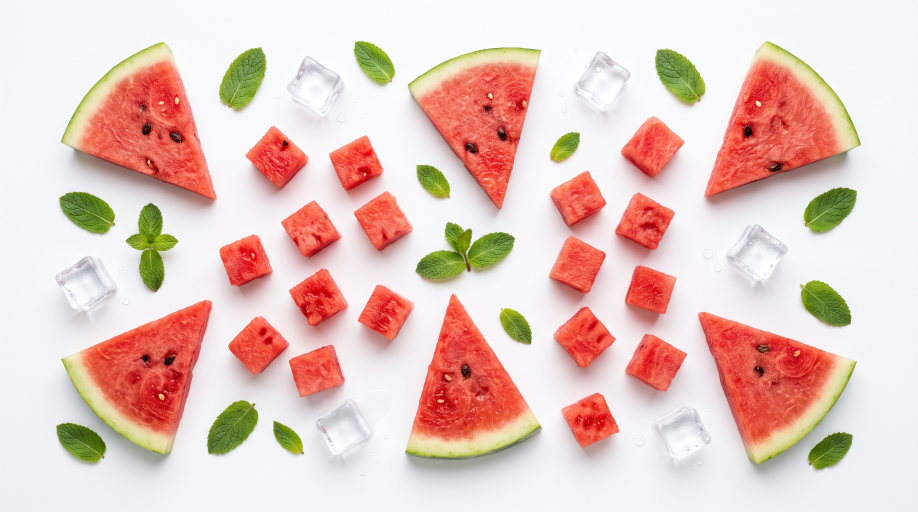
#> input picture raw/C-1.jpg, 2752 x 1536 px, given in place of raw, which was not available (shown at 1/3 size)
$ python sat_pieces.py ../raw ../raw/C-3.jpg
#> lines starting #> are read from the running program, lines starting #| are printed output that depends on the picture; after the words box and inside, x2 and y2 are one past the last pixel; in counts of white or black regions, pixels touching at a corner belong together
import sys, os, numpy as np
from PIL import Image, ImageFilter
from scipy import ndimage as nd
src, out = sys.argv[1], sys.argv[2]; os.makedirs(out, exist_ok=True)
for f in os.listdir(out): os.remove(os.path.join(out, f))
im = np.asarray(Image.open(src).convert('RGB')).astype(np.float32)
mx, mn = im.max(2), im.min(2); sat = (mx - mn) / (mx + 1)
m = (sat > float(os.environ.get("ST",".16"))) | (mn < 120)          # coloured or dark (seeds, ginger skin)
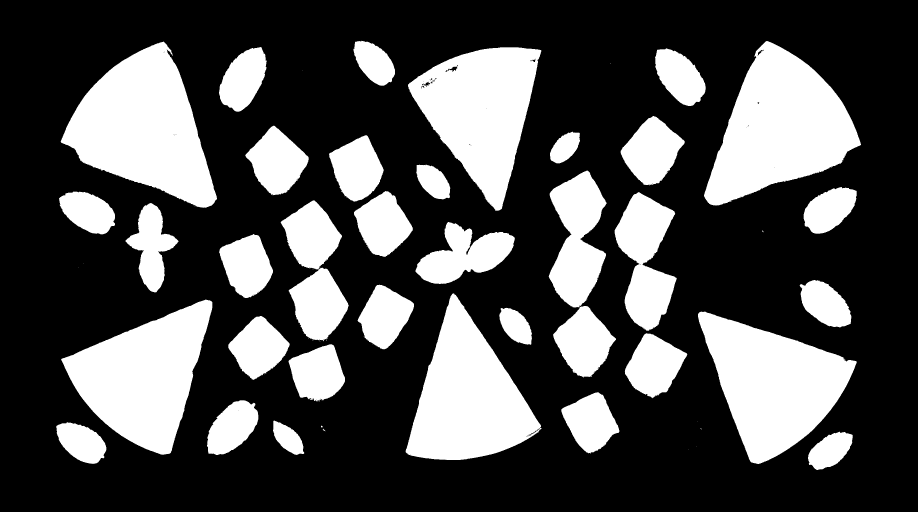
#> m: shape (1536, 2752) bool (shown at 1/3 size); 30.7% white; 79 white regions (41 under 20 px), largest, box (x1, y1, x2, y2) and area: (182, 125, 651, 623) 132252, (2112, 123, 2583, 617) 130774, (2094, 935, 2570, 1392) 118131
m = nd.binary_opening(m, iterations=1); m = nd.binary_closing(m, iterations=3); m = nd.binary_fill_holes(m)
#> after `m = nd.binary_opening(m, iterations=1)`: m: shape (1536, 2752) bool; 30.7% white; 39 white regions (3 under 20 px), largest, box (x1, y1, x2, y2) and area: (182, 125, 651, 623) 132200, (2112, 123, 2583, 617) 130739, (2094, 935, 2570, 1392) 118125
#> after `m = nd.binary_closing(m, iterations=3)`: m: shape (1536, 2752) bool; 30.7% white; 37 white regions (3 under 20 px), largest, box (x1, y1, x2, y2) and area: (182, 125, 651, 623) 132253, (2112, 123, 2583, 617) 130854, (2094, 935, 2570, 1392) 118129
#> after `m = nd.binary_fill_holes(m)`: m: shape (1536, 2752) bool; 30.7% white; 37 white regions (3 under 20 px), largest, box (x1, y1, x2, y2) and area: (182, 125, 651, 623) 132253, (2112, 123, 2583, 617) 130892, (2094, 935, 2570, 1392) 118129
lab, n = nd.label(m); objs = nd.find_objects(lab)
#> after `lab, n = nd.label(m)`:
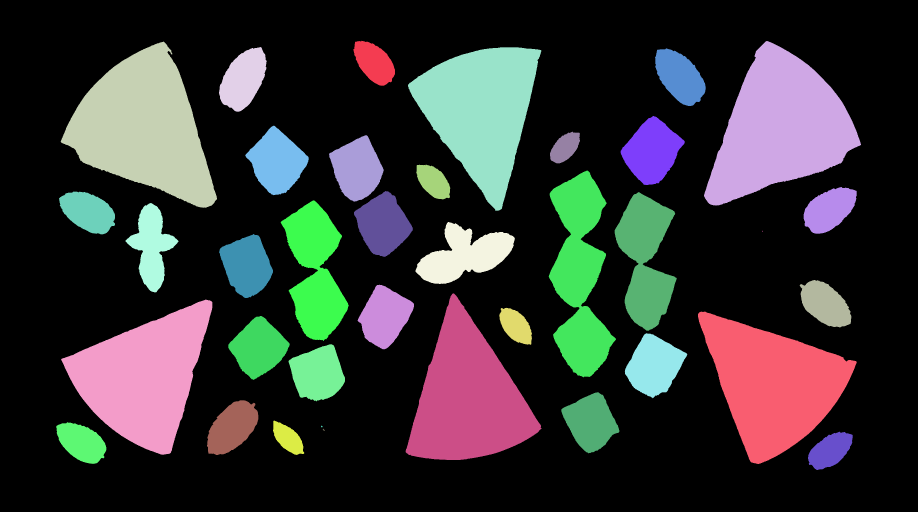
#> lab: shape (1536, 2752) int32 (shown at 1/3 size); 38 distinct labels, from 0 to 37; one colour per label, 0 black
#> after `lab, n = nd.label(m)`: n = 37
#> after `objs = nd.find_objects(lab)`: objs = 37 items
areas = nd.sum(m, lab, range(1, n+1))
#> areas = 37 values, max 132253 at index 2, min 5 at index 19, mean 35122.9
med = np.median(areas[areas > 4000]) if (areas > 4000).any() else 1
#> med = 20419
k = 0
for i, sl in enumerate(objs):
    a = areas[i]
    if a < 4000 or a > med * 7: continue
    y0, y1, x0, x1 = sl[0].start-4, sl[0].stop+4, sl[1].start-4, sl[1].stop+4
    crop = Image.fromarray(im[y0:y1, x0:x1].astype(np.uint8))
    obj = lab[y0:y1, x0:x1] == i+1
    ss = sat[y0:y1, x0:x1]; v = mx[y0:y1, x0:x1]
    core = obj & ((ss > np.median(ss[obj]) * float(os.environ.get('KS', '.55'))) | (v < 150))
    core = nd.binary_opening(core, iterations=2); lb, nn = nd.label(core)
    if nn: core = lb == (np.argmax(nd.sum(core, lb, range(1, nn+1))) + 1)
    core = nd.binary_fill_holes(core)
    al = Image.fromarray((core * 255).astype(np.uint8)).filter(ImageFilter.MinFilter(3)).filter(ImageFilter.GaussianBlur(1.1))
    crop.putalpha(al); crop.thumbnail((220, 220), Image.LANCZOS)
    k += 1; crop.save(f'{out}/p{k}.webp', quality=86)
#> this loop made 37 passes
#> (a, y0, y1, x0, x1, nn) on passes 1 to 12: (10881, 118, 261, 1056, 1189, 1), (130892, 119, 621, 2108, 2587, 2), (132253, 121, 627, 178, 655, 2), (18130, 137, 339, 653, 804, 1), (110161, 138, 637, 1220, 1628, 2), (16893, 141, 322, 1961, 2121, 1), (24079, 344, 559, 1858, 2058, 1), (23439, 373, 590, 732, 930, 1), (5562, 391, 494, 1646, 1744, 1), (21202, 402, 609, 983, 1155, 1), (7175, 490, 602, 1245, 1355, 1), (68881, 508, 1136, 1642, 1852, 3)
#> a on passes 20, 35, 36: 5, 19, 18
#> pass 1, `obj = lab[y0:y1, x0:x1] == i+1`:
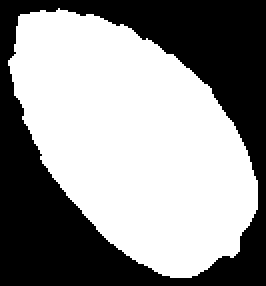
#> obj: shape (143, 133) bool (shown 2 times larger); 57.2% white; 1 black region, box (x1, y1, x2, y2) and area: (0, 0, 133, 143) 8138
#> pass 1, `ss = sat[y0:y1, x0:x1]`:
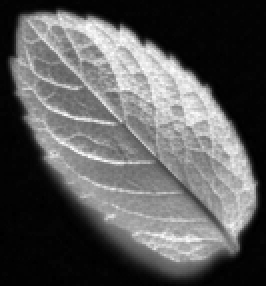
#> ss: shape (143, 133) float32 (shown 2 times larger); min 0, max 0.994, mean 0.354
#> pass 1, `v = mx[y0:y1, x0:x1]`:
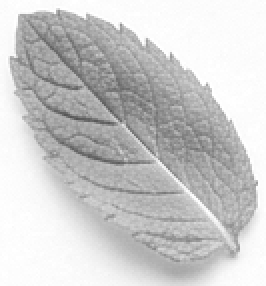
#> v: shape (143, 133) float32 (shown 2 times larger); min 82, max 255, mean 203.1
#> after the loop:
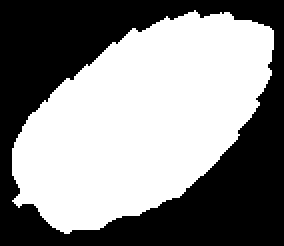
#> core: shape (123, 142) bool (shown 2 times larger); 53.6% white; 1 black region, box (x1, y1, x2, y2) and area: (0, 0, 142, 123) 8107
#> after the loop:
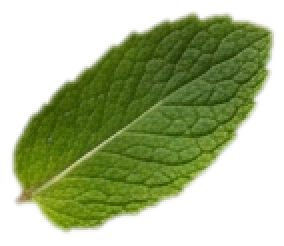
#> crop: PIL image 142x123 RGBA (shown 2 times larger); mean R, G, B, A 143.6, 159.7, 112.6, 129; transparent parts drawn white
#> after the loop, k = 34
print(src, k)
#| ../raw 34

$ run again, on raw/C-4.jpg
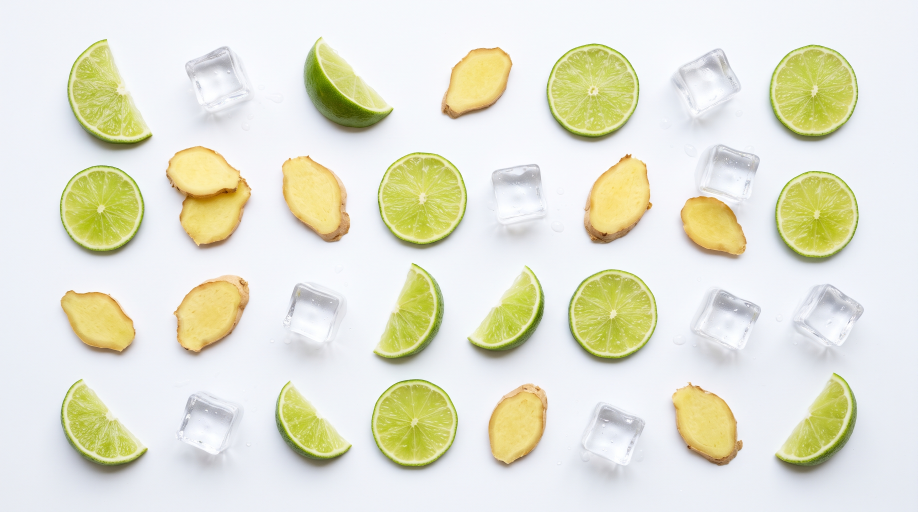
#> input picture raw/C-4.jpg, 2752 x 1536 px, given in place of raw, which was not available (shown at 1/3 size)
#> lab: shape (1536, 2752) int32; 25 distinct labels, from 0 to 24
#> n = 24
#> objs = 24 items
#> areas = 24 values, max 63286 at index 2, min 47 at index 17, mean 41234
#> med = 38187
#> the loop `for i, sl in enumerate(objs):` made 24 passes
#> (a, y0, y1, x0, x1, nn) on passes 1 to 8: (39986, 106, 402, 909, 1185, 4), (48348, 113, 455, 198, 462, 1), (63286, 126, 430, 1635, 1922, 2), (59795, 130, 427, 2304, 2579, 2), (31619, 136, 362, 1320, 1542, 1), (53138, 433, 751, 494, 759, 1), (60352, 452, 751, 1129, 1406, 2), (37791, 457, 736, 1748, 1962, 1)
#> after the loop `for i, sl in enumerate(objs):`:
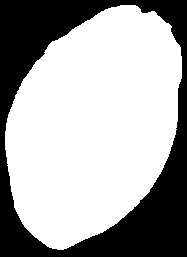
#> core: shape (257, 187) bool; 65.9% white; 1 black region, box (x1, y1, x2, y2) and area: (0, 0, 187, 257) 16392
#> after the loop `for i, sl in enumerate(objs):`:
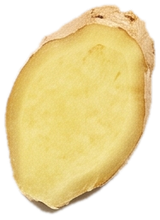
#> crop: PIL image 160x220 RGBA; mean R, G, B, A 155.6, 138.1, 84.5, 163.5; transparent parts drawn white
#> after the loop `for i, sl in enumerate(objs):`: k = 23
#| ../raw 23
